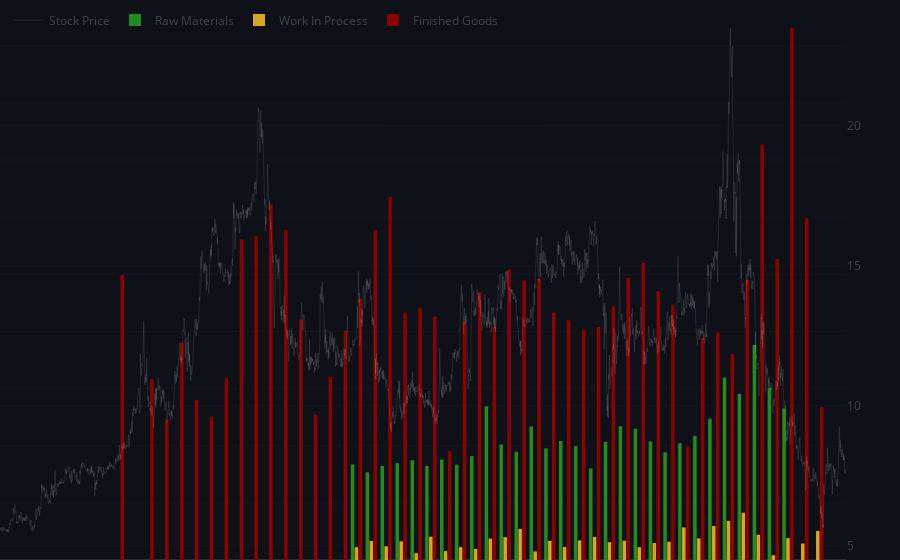

Notebook code for this chart:
### Code cell
fig = create_inventory_chart(df_inventory, quarterly_income_statement,  hist)
fig
